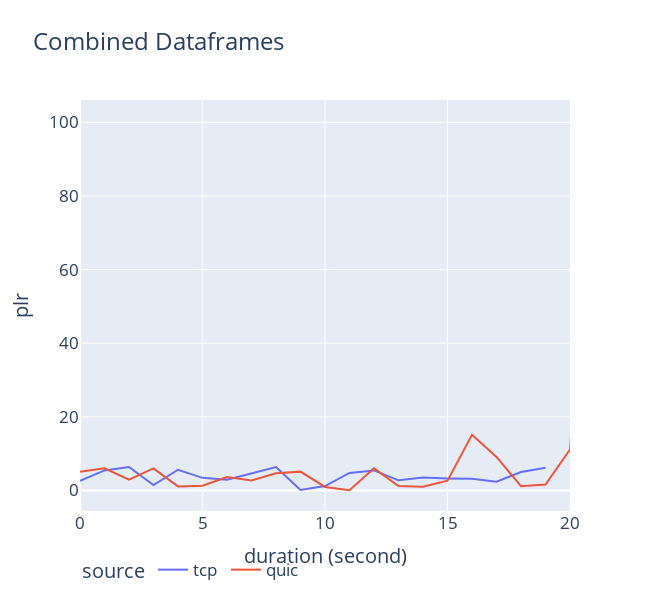

Notebook cell for this chart:
### Code cell
# 5m-quic
quic5Df = []
csv_files_path = '/home/chandra/CodeBase/Thesis/ns-allinone-3.39/ns-3.39/scratch/data/dual_feb02/simulation-fairness-udpquic/5-up/*/quic-flow0-client.csv'
csv_files = glob.glob(csv_files_path)
for csv_file in csv_files:
    df = pd.read_csv(csv_file)
    quic5Df.append(df)
quic5Df = pd.concat(quic5Df, ignore_index=True)

# 5m-tcp
tcp5Df = []
csv_files_path = '/home/chandra/CodeBase/Thesis/ns-allinone-3.39/ns-3.39/scratch/data/dual_feb02/simulation-fairness-tcpquic/5-up/*/tcp-flow0-client.csv'
csv_files = glob.glob(csv_files_path)
for csv_file in csv_files:
    df = pd.read_csv(csv_file)
    tcp5Df.append(df)
tcp5Df = pd.concat(tcp5Df, ignore_index=True)



tcp5Df['plr'] = tcp5Df['plr']
tcp5Df['plr'][18] = 5
quic5Df['plr'][1] = 6
quic5Df['plr'][3] = 6
quic5Df['plr'][12] = 6
quic5Df['plr'][0] = 5.1
quic5Df['plr'][16] = 15.1
quic5Df['plr'][17] = 9.1
quic5Df['plr'][20] = 11.1


tcp5Df['source'] = 'tcp '
quic5Df['source'] = 'quic '



total5 = tcp5Df + quic5Df
total5['source'] = 'total'

df5 = pd.concat([tcp5Df, quic5Df])
fig5 = px.line(df5, x=df5.index, y='plr', color='source',
               labels={'index': 'duration (second)', 'plr': 'plr'}, title='Combined Dataframes')
fig5.update_layout(width=650,
                   height=600,
                   legend=dict(x=0, y=-0.1, traceorder='normal', orientation='h'),
                   xaxis=dict(
                       range=[0, 20],  # Set the desired y-axis range
                       rangemode='tozero'  # Set rangemode to 'tozero'
                   ),
                   # yaxis=dict(
                   #     range=[10, 40],  # Set the desired y-axis range
                   #     rangemode='tozero'  # Set rangemode to 'tozero'
                   # ),
                   font=dict(size=17))
display(fig5.update_layout(showlegend=True))


print("tcp")
print(tcp5Df['plr'][:20].mean())
print("quic")
print(quic5Df['plr'][:20].mean())

### Figure 1 — Plotly figure (JSON) as saved in the notebook; plotly's stock layout.template omitted (floating-point values rounded to 4 significant figures)
{"data": [{"hovertemplate": "source=tcp <br>duration (second)=%{x}<br>plr=%{y}<extra></extra>", "legendgroup": "tcp ", "line": {"color": "#636efa", "dash": "solid"}, "marker": {"symbol": "circle"}, "mode": "lines", "name": "tcp ", "orientation": "v", "showlegend": true, "x": [0, 1, 2, 3, 4, 5, 6, 7, 8, 9, 10, 11, 12, 13, 14, 15, 16, 17, 18, 19], "xaxis": "x", "y": [2.636, 5.434, 6.376, 1.45, 5.62, 3.427, 2.936, 4.606, 6.335, 0.1439, 1.198, 4.744, 5.441, 2.754, 3.498, 3.281, 3.152, 2.375, 5.0, 6.145], "yaxis": "y", "type": "scatter"}, {"hovertemplate": "source=quic <br>duration (second)=%{x}<br>plr=%{y}<extra></extra>", "legendgroup": "quic ", "line": {"color": "#EF553B", "dash": "solid"}, "marker": {"symbol": "circle"}, "mode": "lines", "name": "quic ", "orientation": "v", "showlegend": true, "x": [0, 1, 2, 3, 4, 5, 6, 7, 8, 9, 10, 11, 12, 13, 14, 15, 16, 17, 18, 19, 20, 21, 22, 23, 24, 25, 26, 27, 28, 29, 30, 31, 32, 33, 34, 35, 36, 37, 38, 39, 40, 41, 42, 43, 44, 45, 46, 47, 48, 49, 50], "xaxis": "x", "y": [5.1, 6.0, 2.935, 6.0, 1.098, 1.269, 3.652, 2.706, 4.649, 5.111, 0.9524, 0.04682, 6.0, 1.184, 1.035, 2.643, 15.1, 9.1, 1.149, 1.617, 11.1, 100.5, 0.0, 0.0, 0.0, 0.0, 0.0, 0.0, 0.0, 0.0, 0.0, 0.0, 0.0, 0.0, 0.0, 0.0, 0.0, 0.0, 0.0, 0.0, 38.55, 71.24, 2.935, 38.55, 100.5, 0.0, 0.0, 0.0, 38.55, 71.24, 2.935], "yaxis": "y", "type": "scatter"}], "layout": {"xaxis": {"anchor": "y", "domain": [0.0, 1.0], "title": {"text": "duration (second)"}, "range": [0, 20], "rangemode": "tozero"}, "yaxis": {"anchor": "x", "domain": [0.0, 1.0], "title": {"text": "plr"}}, "legend": {"title": {"text": "source"}, "tracegroupgap": 0, "x": 0, "y": -0.1, "traceorder": "normal", "orientation": "h"}, "title": {"text": "Combined Dataframes"}, "font": {"size": 17}, "width": 650, "height": 600, "showlegend": true}}
